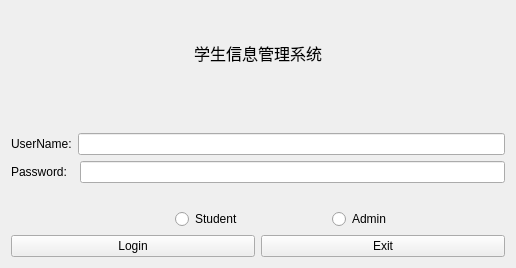
<?xml version="1.0" encoding="UTF-8"?>
<ui version="4.0">
 <class>SystemUi::LoginForm</class>
 <widget class="QWidget" name="SystemUi::LoginForm">
  <property name="windowModality">
   <enum>Qt::WindowModality::ApplicationModal</enum>
  </property>
  <property name="geometry">
   <rect>
    <x>0</x>
    <y>0</y>
    <width>516</width>
    <height>268</height>
   </rect>
  </property>
  <property name="font">
   <font>
    <fontweight>Medium</fontweight>
   </font>
  </property>
  <property name="windowTitle">
   <string>LoginForm</string>
  </property>
  <layout class="QVBoxLayout" name="verticalLayout">
   <item>
    <widget class="QLabel" name="logintitle">
     <property name="font">
      <font>
       <pointsize>12</pointsize>
       <fontweight>Medium</fontweight>
      </font>
     </property>
     <property name="text">
      <string>学生信息管理系统</string>
     </property>
     <property name="alignment">
      <set>Qt::AlignmentFlag::AlignCenter</set>
     </property>
    </widget>
   </item>
   <item>
    <spacer name="spacertop">
     <property name="orientation">
      <enum>Qt::Orientation::Vertical</enum>
     </property>
     <property name="sizeType">
      <enum>QSizePolicy::Policy::Minimum</enum>
     </property>
     <property name="sizeHint" stdset="0">
      <size>
       <width>30</width>
       <height>33</height>
      </size>
     </property>
    </spacer>
   </item>
   <item>
    <layout class="QHBoxLayout" name="Username_2">
     <item>
      <widget class="QLabel" name="Username">
       <property name="text">
        <string>UserName:</string>
       </property>
      </widget>
     </item>
     <item>
      <widget class="QLineEdit" name="InputUsername">
       <property name="locale">
        <locale language="English" country="UnitedStates"/>
       </property>
      </widget>
     </item>
    </layout>
   </item>
   <item>
    <layout class="QHBoxLayout" name="Password_2">
     <item>
      <widget class="QLabel" name="Password">
       <property name="text">
        <string>Password:  </string>
       </property>
      </widget>
     </item>
     <item>
      <widget class="QLineEdit" name="InputPassword">
       <property name="contextMenuPolicy">
        <enum>Qt::ContextMenuPolicy::PreventContextMenu</enum>
       </property>
       <property name="echoMode">
        <enum>QLineEdit::EchoMode::Password</enum>
       </property>
       <property name="placeholderText">
        <string/>
       </property>
      </widget>
     </item>
    </layout>
   </item>
   <item>
    <spacer name="spacerlbottom">
     <property name="orientation">
      <enum>Qt::Orientation::Vertical</enum>
     </property>
     <property name="sizeType">
      <enum>QSizePolicy::Policy::Minimum</enum>
     </property>
     <property name="sizeHint" stdset="0">
      <size>
       <width>20</width>
       <height>20</height>
      </size>
     </property>
    </spacer>
   </item>
   <item>
    <layout class="QHBoxLayout" name="UserTypeSelect">
     <property name="leftMargin">
      <number>164</number>
     </property>
     <property name="rightMargin">
      <number>22</number>
     </property>
     <item>
      <widget class="QRadioButton" name="Student">
       <property name="text">
        <string>Student</string>
       </property>
      </widget>
     </item>
     <item>
      <widget class="QRadioButton" name="Admin">
       <property name="text">
        <string>Admin</string>
       </property>
      </widget>
     </item>
    </layout>
   </item>
   <item>
    <layout class="QHBoxLayout" name="LoginorExit">
     <property name="sizeConstraint">
      <enum>QLayout::SizeConstraint::SetDefaultConstraint</enum>
     </property>
     <item>
      <widget class="QPushButton" name="LoginButton">
       <property name="text">
        <string>Login</string>
       </property>
      </widget>
     </item>
     <item>
      <widget class="QPushButton" name="ExitButton">
       <property name="text">
        <string>Exit</string>
       </property>
      </widget>
     </item>
    </layout>
   </item>
  </layout>
 </widget>
 <resources/>
 <connections>
  <connection>
   <sender>ExitButton</sender>
   <signal>clicked()</signal>
   <receiver>SystemUi::LoginForm</receiver>
   <slot>close()</slot>
   <hints>
    <hint type="sourcelabel">
     <x>383</x>
     <y>217</y>
    </hint>
    <hint type="destinationlabel">
     <x>257</x>
     <y>119</y>
    </hint>
   </hints>
  </connection>
 </connections>
</ui>
